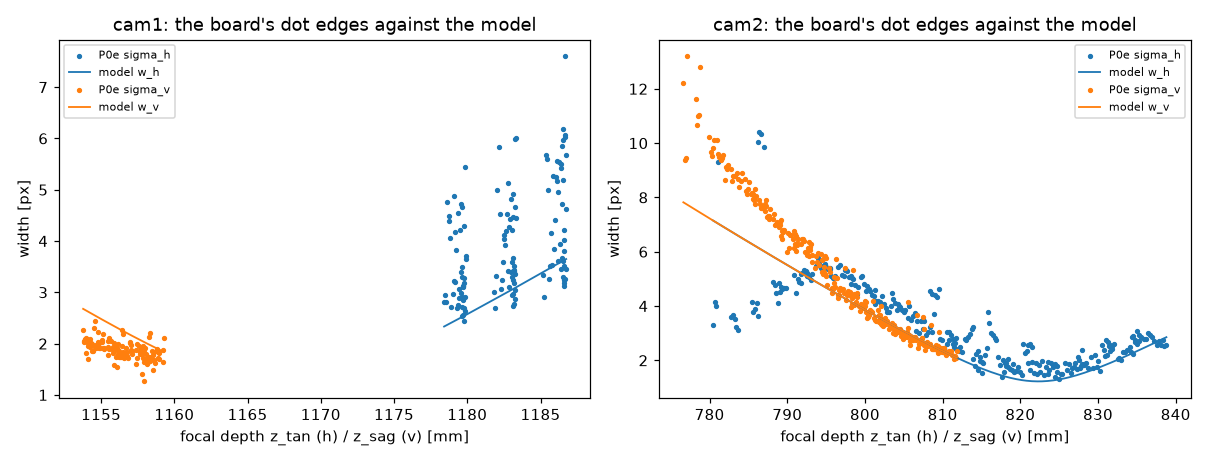

Python code for this plot:
"""S2b (plan L3: the Planes as the shape model's second source): S2's model against the board's blurred dot edges.

    python tests/s2b_planes_check.py          (after s2_shape_fit.py)

The Planes were recorded with T1's focus and aperture (your answer 3), so the dots' outlines are blurred by the
same defocus: a uniform ellipse with full axes L_h, L_v (the model's), whose line spread function along each axis
has variance L^2/16, convolved with the base blur.  P0e fitted an erf step across each usable dot's outline
(sigma_h from its left and right edges, across the rows; sigma_v from its top and bottom) and C2a fitted each
position's plane.  Each dot is placed where its line of sight meets its position's plane, and the model's widths
there, sqrt(L^2/16 + sigma0^2), are compared with P0e's sigma_h and sigma_v: per camera and position, the medians
and their ratio, and in cam2 (whose view of the board spans a range of depths) the trend with depth.
This is a check, not a fit: the printed dots' own edges add to the blur, a particle's image adds its size (60 um,
about 2 px) to sigma0 that a dot edge does not have, and an erf fitted to a disk's edge is only close to its RMS
width.  Agreement within about 30 % is what to expect; a factor of two, or a trend with depth the model does not
follow, is not.  Writes s2b_planes_check_out.txt, .json and s2b_planes_check.png beside itself.
"""
import json
import math
import os
import sys

import numpy as np

HERE = os.path.dirname(os.path.abspath(__file__))
CASE = os.path.dirname(HERE)
sys.path.insert(0, CASE)
import case  # noqa: E402
import t1_setup as ts  # noqa: E402

lpt = ts.lib()
import shape_model as sm  # noqa: E402


def widths(cm, z):
    A, zf, s0, dl, f = cm["A_mm"], cm["z_f_mm"], cm["sigma0_px"], cm["delta_mm"], cm["f_px"]
    Lh = A * f * np.abs(1.0 / (z[:, 0] + dl) - 1.0 / zf)
    Lv = A * f * np.abs(1.0 / (z[:, 1] + dl) - 1.0 / zf)
    return np.sqrt(Lh ** 2 / 16 + s0 ** 2), np.sqrt(Lv ** 2 / 16 + s0 ** 2), Lh, Lv


def main():
    log = case.Log(os.path.join(HERE, "s2b_planes_check"))
    with open(os.path.join(ts.DATA, "T1_shape.json"), encoding="utf-8") as fh:
        model = json.load(fh)
    with open(os.path.join(HERE, "p0e_planes_survey.json"), encoding="utf-8") as fh:
        p0e = json.load(fh)["positions"]
    with open(os.path.join(HERE, "c2a_board_check.json"), encoding="utf-8") as fh:
        c2a = json.load(fh)["positions"]
    cams = [lpt.loadCameraModel(f) for f in ts.CAMS]
    fds = [sm.FocalDepths(lpt, f) for f in ts.CAMS]
    log(f"S2b: S2's model {model['model']} against the Planes' dot edges; " + "; ".join(
        f"cam{c + 1} A {m['A_mm']:.2f} mm, z_f {m['z_f_mm']:.1f} mm, sigma0 {m['sigma0_px']:.2f} px, delta "
        f"{m['delta_mm']:+.0f} mm" for c, m in enumerate(model["cameras"])))
    out = {"model": model["cameras"], "positions": {}}
    rows = []
    for p in ("0", "1", "2"):
        ctr = np.array(c2a[p]["plane"]["centre"], float)
        nrm = np.array(c2a[p]["plane"]["normal"], float)
        out["positions"][p] = {}
        for c in (0, 1):
            dots = [d for d in p0e[p][f"cam{c + 1}"]["dots"]
                    if np.isfinite(d.get("sigma_h", np.nan)) or np.isfinite(d.get("sigma_v", np.nan))]
            X = []
            for d in dots:
                los = cams[c].lineOfSight(lpt.Pt2D(float(d["u"]), float(d["v"])))
                q = np.array([los.pt[i] for i in range(3)])
                e = np.array([los.unit_vector[i] for i in range(3)])
                X.append(q + e * float((ctr - q) @ nrm / (e @ nrm)))
            X = np.array(X)
            z = fds[c](X)
            wh, wv, Lh, Lv = widths(model["cameras"][c], z)
            sh = np.array([d.get("sigma_h", np.nan) for d in dots], float)
            sv = np.array([d.get("sigma_v", np.nan) for d in dots], float)
            rec = {"dots": len(dots), "z_tan_median_mm": float(np.nanmedian(z[:, 0])),
                   "z_sag_median_mm": float(np.nanmedian(z[:, 1]))}
            for nm, meas, pred, L in (("h", sh, wh, Lh), ("v", sv, wv, Lv)):
                ok = np.isfinite(meas) & np.isfinite(pred)
                rec[nm] = {"n": int(ok.sum()), "measured_median_px": float(np.median(meas[ok])),
                           "predicted_median_px": float(np.median(pred[ok])),
                           "ratio_median": float(np.median(meas[ok] / pred[ok])),
                           "ratio_iqr": np.percentile(meas[ok] / pred[ok], [25, 75]).round(3).tolist(),
                           "L_median_px": float(np.median(L[ok]))}
            out["positions"][p][f"cam{c + 1}"] = rec
            for k in range(len(dots)):
                rows.append((int(p), c, z[k, 0], z[k, 1], sh[k], sv[k], wh[k], wv[k], dots[k]["u"]))
            log(f"  position {p}, cam{c + 1}: {len(dots)} dots, z_tan {rec['z_tan_median_mm']:.1f} mm, z_sag "
                f"{rec['z_sag_median_mm']:.1f} mm; along u: measured {rec['h']['measured_median_px']:.2f}, model "
                f"{rec['h']['predicted_median_px']:.2f} px (ratio {rec['h']['ratio_median']:.2f}, IQR "
                f"{rec['h']['ratio_iqr']}); along v: measured {rec['v']['measured_median_px']:.2f}, model "
                f"{rec['v']['predicted_median_px']:.2f} px (ratio {rec['v']['ratio_median']:.2f}, IQR "
                f"{rec['v']['ratio_iqr']})")
    R = np.array(rows, float)
    # cam2: the trend with depth, measured against predicted
    for c in (0, 1):
        m = R[:, 1] == c
        for k, nm in ((4, "h"), (5, "v")):
            ok = m & np.isfinite(R[:, k]) & np.isfinite(R[:, k + 2])
            zc = R[ok, 2] if nm == "h" else R[ok, 3]
            sm_ = np.polyfit(zc, R[ok, k], 1)[0]
            sp = np.polyfit(zc, R[ok, k + 2], 1)[0]
            out[f"cam{c + 1}_slope_{nm}"] = {"measured_px_per_mm": float(sm_), "predicted_px_per_mm": float(sp),
                                             "depth_range_mm": float(np.ptp(zc))}
            log(f"  cam{c + 1} along {'u' if nm == 'h' else 'v'}: slope with depth measured {sm_:+.4f}, model "
                f"{sp:+.4f} px/mm over {np.ptp(zc):.1f} mm of depth")
    import matplotlib
    matplotlib.use("Agg")
    import matplotlib.pyplot as plt
    fig, ax = plt.subplots(1, 2, figsize=(11, 4.2))
    for c in (0, 1):
        m = R[:, 1] == c
        for k, nm, col in ((4, "h", "C0"), (5, "v", "C1")):
            zc = R[m, 2] if nm == "h" else R[m, 3]
            ax[c].scatter(zc, R[m, k], s=6, color=col, label=f"P0e sigma_{nm}")
            o = np.argsort(zc)
            ax[c].plot(zc[o], R[m, k + 2][o], color=col, lw=1.2, label=f"model w_{nm}")
        ax[c].set_xlabel("focal depth z_tan (h) / z_sag (v) [mm]")
        ax[c].set_ylabel("width [px]")
        ax[c].set_title(f"cam{c + 1}: the board's dot edges against the model")
        ax[c].legend(fontsize=7)
    fig.tight_layout()
    fig.savefig(os.path.join(HERE, "s2b_planes_check.png"), dpi=110)
    plt.close(fig)
    log.save(out)


if __name__ == "__main__":
    main()
